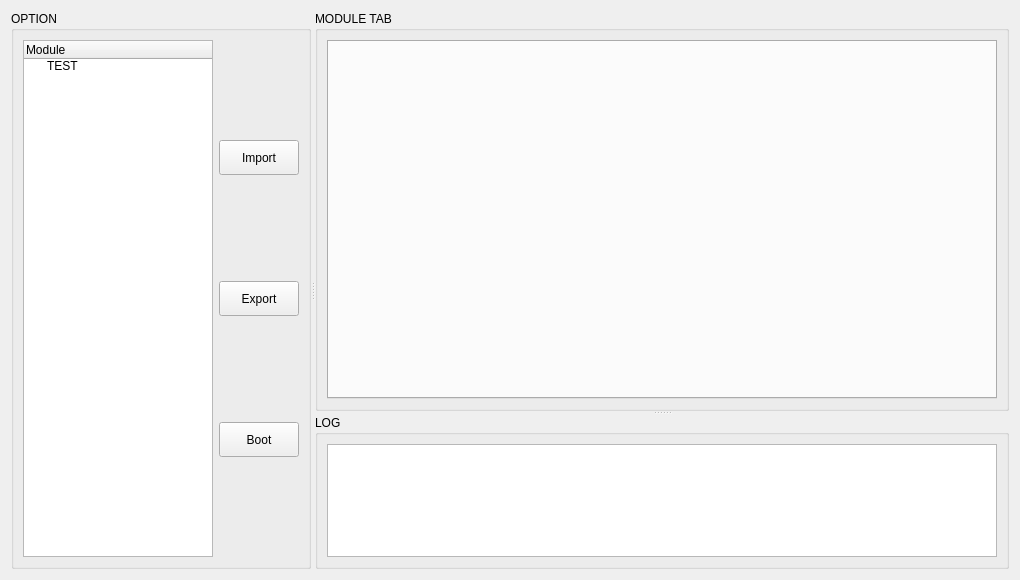
<?xml version="1.0" encoding="UTF-8"?>
<ui version="4.0">
 <class>XMLModuleTab</class>
 <widget class="QWidget" name="XMLModuleTab">
  <property name="geometry">
   <rect>
    <x>0</x>
    <y>0</y>
    <width>1020</width>
    <height>580</height>
   </rect>
  </property>
  <property name="minimumSize">
   <size>
    <width>1020</width>
    <height>580</height>
   </size>
  </property>
  <property name="windowTitle">
   <string>XML Module Tab</string>
  </property>
  <layout class="QGridLayout" name="gridLayout_6">
   <item row="0" column="0">
    <widget class="QSplitter" name="splitter_2">
     <property name="orientation">
      <enum>Qt::Orientation::Horizontal</enum>
     </property>
     <widget class="QGroupBox" name="groupBox_2">
      <property name="minimumSize">
       <size>
        <width>200</width>
        <height>200</height>
       </size>
      </property>
      <property name="maximumSize">
       <size>
        <width>300</width>
        <height>16777215</height>
       </size>
      </property>
      <property name="title">
       <string>OPTION</string>
      </property>
      <layout class="QGridLayout" name="gridLayout_3">
       <item row="0" column="0">
        <widget class="QTreeWidget" name="module_list">
         <property name="minimumSize">
          <size>
           <width>100</width>
           <height>0</height>
          </size>
         </property>
         <property name="maximumSize">
          <size>
           <width>200</width>
           <height>16777215</height>
          </size>
         </property>
         <column>
          <property name="text">
           <string>Module</string>
          </property>
         </column>
         <item>
          <property name="text">
           <string>TEST</string>
          </property>
         </item>
        </widget>
       </item>
       <item row="0" column="1">
        <layout class="QVBoxLayout" name="verticalLayout_2">
         <item>
          <spacer name="verticalSpacer">
           <property name="orientation">
            <enum>Qt::Orientation::Vertical</enum>
           </property>
           <property name="sizeHint" stdset="0">
            <size>
             <width>20</width>
             <height>40</height>
            </size>
           </property>
          </spacer>
         </item>
         <item>
          <widget class="QPushButton" name="import_cfg_btn">
           <property name="minimumSize">
            <size>
             <width>0</width>
             <height>35</height>
            </size>
           </property>
           <property name="text">
            <string>Import</string>
           </property>
          </widget>
         </item>
         <item>
          <spacer name="verticalSpacer_3">
           <property name="orientation">
            <enum>Qt::Orientation::Vertical</enum>
           </property>
           <property name="sizeHint" stdset="0">
            <size>
             <width>20</width>
             <height>40</height>
            </size>
           </property>
          </spacer>
         </item>
         <item>
          <widget class="QPushButton" name="export_cfg_btn">
           <property name="minimumSize">
            <size>
             <width>0</width>
             <height>35</height>
            </size>
           </property>
           <property name="text">
            <string>Export</string>
           </property>
          </widget>
         </item>
         <item>
          <spacer name="verticalSpacer_4">
           <property name="orientation">
            <enum>Qt::Orientation::Vertical</enum>
           </property>
           <property name="sizeHint" stdset="0">
            <size>
             <width>20</width>
             <height>40</height>
            </size>
           </property>
          </spacer>
         </item>
         <item>
          <widget class="QPushButton" name="boot_cfg_btn">
           <property name="minimumSize">
            <size>
             <width>0</width>
             <height>35</height>
            </size>
           </property>
           <property name="text">
            <string>Boot</string>
           </property>
          </widget>
         </item>
         <item>
          <spacer name="verticalSpacer_2">
           <property name="orientation">
            <enum>Qt::Orientation::Vertical</enum>
           </property>
           <property name="sizeHint" stdset="0">
            <size>
             <width>20</width>
             <height>40</height>
            </size>
           </property>
          </spacer>
         </item>
        </layout>
       </item>
      </layout>
     </widget>
     <widget class="QSplitter" name="splitter">
      <property name="orientation">
       <enum>Qt::Orientation::Vertical</enum>
      </property>
      <widget class="QGroupBox" name="groupBox_4">
       <property name="minimumSize">
        <size>
         <width>0</width>
         <height>400</height>
        </size>
       </property>
       <property name="title">
        <string>MODULE TAB</string>
       </property>
       <layout class="QGridLayout" name="gridLayout_4">
        <item row="0" column="0">
         <widget class="QTabWidget" name="link_tab">
          <property name="minimumSize">
           <size>
            <width>0</width>
            <height>0</height>
           </size>
          </property>
         </widget>
        </item>
       </layout>
      </widget>
      <widget class="QGroupBox" name="groupBox_3">
       <property name="minimumSize">
        <size>
         <width>0</width>
         <height>100</height>
        </size>
       </property>
       <property name="maximumSize">
        <size>
         <width>16777215</width>
         <height>300</height>
        </size>
       </property>
       <property name="title">
        <string>LOG</string>
       </property>
       <layout class="QGridLayout" name="gridLayout_5">
        <item row="0" column="0">
         <widget class="QPlainTextEdit" name="echo_text">
          <property name="readOnly">
           <bool>true</bool>
          </property>
         </widget>
        </item>
       </layout>
      </widget>
     </widget>
    </widget>
   </item>
  </layout>
 </widget>
 <resources/>
 <connections/>
</ui>
